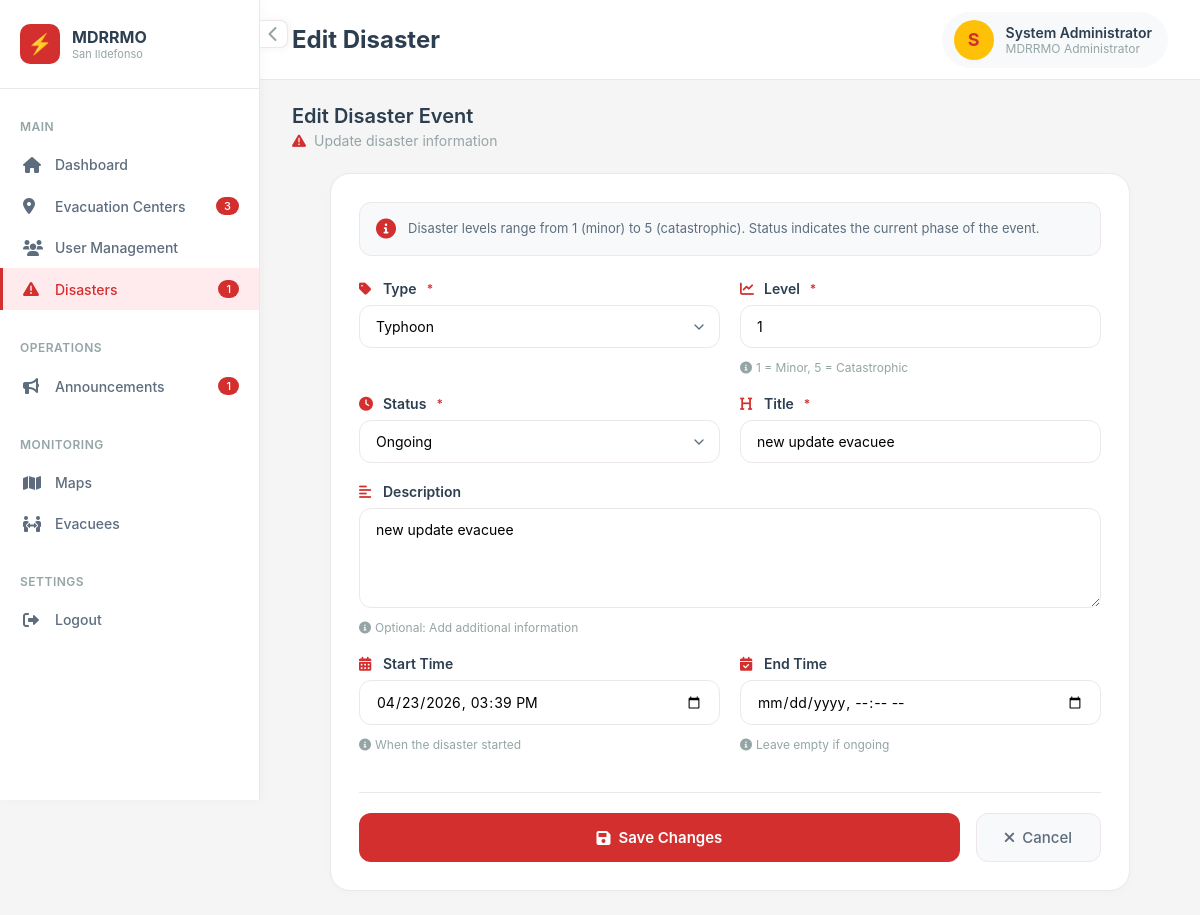
The page /admin/disaster_edit.php?id=2 (signed in) on the database its author committed.
### tables this page shows
CREATE TABLE `users` (
  `id` int(10) UNSIGNED NOT NULL,
  `first_name` varchar(80) NOT NULL DEFAULT '',
  `last_name` varchar(80) NOT NULL DEFAULT '',
  `middle_name` varchar(80) DEFAULT NULL,
  `suffix` varchar(20) DEFAULT NULL,
  `full_name` varchar(255) GENERATED ALWAYS AS (trim(concat_ws(' ',`first_name`,coalesce(nullif(`middle_name`,''),NULL),`last_name`,coalesce(nullif(`suffix`,''),NULL)))) VIRTUAL,
  `email` varchar(150) NOT NULL,
  `contact_number` varchar(20) DEFAULT NULL,
  `birthday` date DEFAULT NULL COMMENT 'Date of birth — used to auto-compute age',
  `sex` enum('male','female','prefer_not_to_say') DEFAULT NULL COMMENT 'Biological sex of account owner',
  `password_hash` varchar(255) NOT NULL,
  `role` enum('citizen','admin','coordinator') NOT NULL DEFAULT 'citizen',
  `barangay_id` int(10) UNSIGNED NOT NULL,
  `house_number` varchar(50) NOT NULL,
  `is_email_verified` tinyint(1) NOT NULL DEFAULT 0,
  `otp_code_hash` varchar(255) DEFAULT NULL,
  `otp_expires_at` datetime DEFAULT NULL,
  `device_token` varchar(255) DEFAULT NULL,
  `device_fingerprint` varchar(255) DEFAULT NULL,
  `device_registered_at` datetime DEFAULT NULL,
  `is_device_trusted` tinyint(1) NOT NULL DEFAULT 0,
  `is_active` tinyint(1) NOT NULL DEFAULT 1,
  `created_at` datetime NOT NULL DEFAULT current_timestamp(),
  `updated_at` datetime NOT NULL DEFAULT current_timestamp() ON UPDATE current_timestamp()
);

CREATE TABLE `disasters` (
  `id` int(10) UNSIGNED NOT NULL,
  `type` enum('typhoon','flood','earthquake','heat','landslide','other') NOT NULL,
  `level` tinyint(3) UNSIGNED NOT NULL,
  `title` varchar(200) NOT NULL,
  `status` enum('planned','ongoing','resolved') NOT NULL DEFAULT 'planned',
  `description` text DEFAULT NULL,
  `started_at` datetime DEFAULT NULL,
  `ended_at` datetime DEFAULT NULL,
  `created_at` datetime NOT NULL DEFAULT current_timestamp(),
  `updated_at` datetime NOT NULL DEFAULT current_timestamp() ON UPDATE current_timestamp()
);

### pages/session.php (called while the page is built, shortened)
<?php
function current_user(): ?array
{
    static $cached = null;
    if ($cached !== null) {
        return $cached;
    }
    $pdo = db();
    $stmt = $pdo->prepare('SELECT u.*, b.name AS barangay_name, b.municipality, b.province
                           FROM users u
                           JOIN barangays b ON b.id = u.barangay_id
                           WHERE u.id = ? AND u.is_active = 1');
    $stmt->execute([$_SESSION['user_id']]);
    $cached = $stmt->fetch() ?: null;
    return $cached;
}
function require_login(?string $role = null): void
{
    $user = current_user();
}

### admin/disaster_edit.php (the view, shortened to what this page needs)
<?php
require_once __DIR__ . '/../pages/session.php';
require_login('admin');
$pdo  = db();
$user = current_user();
$id = isset($_GET['id']) ? (int)$_GET['id'] : 0;
$disaster = null;
if ($id) {
    $stmt = $pdo->prepare("SELECT * FROM disasters WHERE id = ?");
    $stmt->execute([$id]);
    $disaster = $stmt->fetch();
}
$_badgeCenters       = (int)$pdo->query("SELECT COUNT(*) FROM evacuation_centers")->fetchColumn();
$_badgeOngoing       = (int)$pdo->query("SELECT COUNT(*) FROM disasters WHERE status = 'ongoing'")->fetchColumn();
$_badgeAnnouncements = (int)$pdo->query("SELECT COUNT(*) FROM announcements")->fetchColumn();
?>
<!DOCTYPE html>
<html lang="en">
<head>
     <link rel="stylesheet" href="../asset/css/admin_disaster_edit.css" />
    <link rel="stylesheet" href="https://cdnjs.cloudflare.com/ajax/libs/font-awesome/6.0.0/css/all.min.css" />
</head>
<body>
    <div class="app-wrapper">
        <div class="sidebar-toggle-btn" id="sidebarToggleBtn">
            <i class="fas fa-chevron-left"></i>
        </div>
        <aside class="sidebar" id="sidebar">
            <div class="sidebar-header">
                <div class="sidebar-logo">
                    <div class="logo-image">
                    </div>
                    <div class="logo-text">
                        <h3>MDRRMO</h3>
                        <p>San Ildefonso</p>
                    </div>
                </div>
            </div>
            <div class="sidebar-content">
                <div class="sidebar-section">
                    <div class="sidebar-section-title">Main</div>
                    <ul class="sidebar-menu">
                        <li><a href="index.php" class="sidebar-link"><i class="fas fa-home"></i> <span>Dashboard</span></a></li>
                        <li><a href="centers.php" class="sidebar-link"><i class="fas fa-map-marker-alt"></i> <span>Evacuation Centers</span> <?php if($_badgeCenters > 0): ?><span class="sidebar-badge"><?php echo number_format($_badgeCenters); ?></span><?php endif; ?></a></li>
                        <li><a href="users.php" class="sidebar-link"><i class="fas fa-users"></i> <span>User Management</span></a></li>
                        <li><a href="disasters.php" class="sidebar-link active"><i class="fas fa-exclamation-triangle"></i> <span>Disasters</span><?php if($_badgeOngoing > 0): ?><span class="sidebar-badge"><?php echo $_badgeOngoing; ?></span><?php endif; ?></a></li>
                    </ul>
                </div>
                <div class="sidebar-section">
                    <div class="sidebar-section-title">Operations</div>
                    <ul class="sidebar-menu">
                        <li><a href="announcements.php" class="sidebar-link"><i class="fas fa-bullhorn"></i> <span>Announcements</span><?php if($_badgeAnnouncements > 0): ?><span class="sidebar-badge"><?php echo $_badgeAnnouncements; ?></span><?php endif; ?></a></li>
                    </ul>
                </div>
                <div class="sidebar-section">
                    <div class="sidebar-section-title">Monitoring</div>
                    <ul class="sidebar-menu">
                        <li><a href="maps.php" class="sidebar-link"><i class="fas fa-map"></i> <span>Maps</span></a></li>
                        <li><a href="evacuees.php" class="sidebar-link"><i class="fas fa-people-arrows"></i> <span>Evacuees</span></a></li>
                    </ul>
                </div>
                <div class="sidebar-section">
                    <div class="sidebar-section-title">Settings</div>
                    <ul class="sidebar-menu">
                        <li><a href="../pages/logout.php" class="sidebar-link"><i class="fas fa-sign-out-alt"></i> <span>Logout</span></a></li>
                    </ul>
                </div>
            </div>
        </aside>
        <main class="main-content" id="mainContent">
            <div class="top-nav">
                <div class="page-title">
                    <h1><?php echo $id ? 'Edit Disaster' : 'New Disaster'; ?></h1>
                </div>
                <div class="user-menu">
                    <div class="user-profile">
                        <div class="user-avatar">
                            <?php echo strtoupper(substr($user['full_name'] ?? 'A', 0, 1)); ?>
                        </div>
                        <div class="user-info">
                            <span class="user-name"><?php echo htmlspecialchars($user['full_name'] ?? 'Admin'); ?></span>
                            <span class="user-role">MDRRMO Administrator</span>
                        </div>
                    </div>
                </div>
            </div>
            <div class="dashboard">
                <div class="page-header">
                    <div class="page-header-left">
                        <h2><?php echo $id ? 'Edit Disaster Event' : 'Create New Disaster'; ?></h2>
                        <p>
                            <i class="fas fa-exclamation-triangle" style="color: var(--primary-red);"></i>
                            <?php echo $id ? 'Update disaster information' : 'Record a new disaster event'; ?>
                        </p>
                    </div>
                </div>
                <div class="card">
                    <div class="info-box">
                        <i class="fas fa-info-circle"></i>
                        <p>Disaster levels range from 1 (minor) to 5 (catastrophic). Status indicates the current phase of the event.</p>
                    </div>
                    <form method="post" class="form">
                        <div class="form-row">
                            <div class="form-group">
                                <label class="form-label">
                                    <i class="fas fa-tag"></i>
                                    Type <span class="form-required">*</span>
                                </label>
                                <?php
                                $selectedType = $_POST['type'] ?? ($disaster['type'] ?? 'typhoon');
                                ?>
                                <select name="type" class="form-control">
                                    <?php foreach (['typhoon','flood','earthquake','heat','landslide','other'] as $opt): ?>
                                        <option value="<?php echo $opt; ?>" <?php echo $selectedType === $opt ? 'selected' : ''; ?>>
                                            <?php echo ucfirst($opt); ?>
                                        </option>
                                    <?php endforeach; ?>
                                </select>
                            </div>
                            <div class="form-group">
                                <label class="form-label">
                                    <i class="fas fa-chart-line"></i>
                                    Level <span class="form-required">*</span>
                                </label>
                                <input type="number" name="level" min="1" max="5" required
                                       class="form-control"
                                       value="<?php echo htmlspecialchars($_POST['level'] ?? ($disaster['level'] ?? 1)); ?>">
                                <div class="form-hint">
                                    <i class="fas fa-info-circle"></i>
                                    1 = Minor, 5 = Catastrophic
                                </div>
                            </div>
                        </div>
                        <div class="form-row">
                            <div class="form-group">
                                <label class="form-label">
                                    <i class="fas fa-clock"></i>
                                    Status <span class="form-required">*</span>
                                </label>
                                <?php
                                $selectedStatus = $_POST['status'] ?? ($disaster['status'] ?? 'planned');
                                ?>
                                <select name="status" class="form-control">
                                    <?php foreach (['planned','ongoing','resolved'] as $st): ?>
                                        <option value="<?php echo $st; ?>" <?php echo $selectedStatus === $st ? 'selected' : ''; ?>>
                                            <?php echo ucfirst($st); ?>
                                        </option>
                                    <?php endforeach; ?>
                                </select>
                            </div>
                            <div class="form-group">
                                <label class="form-label">
                                    <i class="fas fa-heading"></i>
                                    Title <span class="form-required">*</span>
                                </label>
                                <input type="text" name="title" required
                                       class="form-control"
                                       placeholder="e.g., Typhoon Enteng"
                                       value="<?php echo htmlspecialchars($_POST['title'] ?? ($disaster['title'] ?? '')); ?>">
                            </div>
                        </div>
                        <div class="form-group">
                            <label class="form-label">
                                <i class="fas fa-align-left"></i>
                                Description
                            </label>
                            <textarea name="description" rows="4" class="form-control"
                                      placeholder="Provide details about the disaster..."><?php
                                echo htmlspecialchars($_POST['description'] ?? ($disaster['description'] ?? ''));
                            ?></textarea>
                            <div class="form-hint">
                                <i class="fas fa-info-circle"></i>
                                Optional: Add additional information
                            </div>
                        </div>
                        <div class="form-row">
                            <div class="form-group">
                                <label class="form-label">
                                    <i class="fas fa-calendar-alt"></i>
                                    Start Time
                                </label>
                                <input type="datetime-local" name="started_at"
                                       class="form-control"
                                       value="<?php
                                            $startValue = $_POST['started_at'] ?? ($disaster['started_at'] ?? '');
                                            if ($startValue && !$_POST) {
                                                echo date('Y-m-d\TH:i', strtotime($startValue));
                                            } else {
                                                echo htmlspecialchars($startValue);
                                            }
                                       ?>">
                                <div class="form-hint">
                                    <i class="fas fa-info-circle"></i>
                                    When the disaster started
                                </div>
                            </div>
                            <div class="form-group">
                                <label class="form-label">
                                    <i class="fas fa-calendar-check"></i>
                                    End Time
                                </label>
                                <input type="datetime-local" name="ended_at"
                                       class="form-control"
                                       value="<?php
                                            $endValue = $_POST['ended_at'] ?? ($disaster['ended_at'] ?? '');
                                            if ($endValue && !$_POST) {
                                                echo date('Y-m-d\TH:i', strtotime($endValue));
                                            } else {
                                                echo htmlspecialchars($endValue);
                                            }
                                       ?>">
                                <div class="form-hint">
                                    <i class="fas fa-info-circle"></i>
                                    Leave empty if ongoing
                                </div>
                            </div>
                        </div>
                        <div class="form-actions">
                            <button type="submit" class="btn-submit">
                                <i class="fas fa-save"></i>
                                <?php echo $id ? 'Save Changes' : 'Create Disaster'; ?>
                            </button>
                            <a href="disasters.php" class="btn-cancel">
                                <i class="fas fa-times"></i>
                                Cancel
                            </a>
                        </div>
                    </form>
                </div>
            </div>
        </main>
    </div>
</body>
</html>

### rows shown on the page
users: full_name "S", full_name "System Administrator"
disasters: type "Typhoon", level "1", status "Ongoing", title "new update evacuee", description "new update evacuee", started_at "04/23/2026 15:39"

### other values the page prints
$_badgeCenters "3"
$_badgeOngoing "1"
$_badgeAnnouncements "1"
